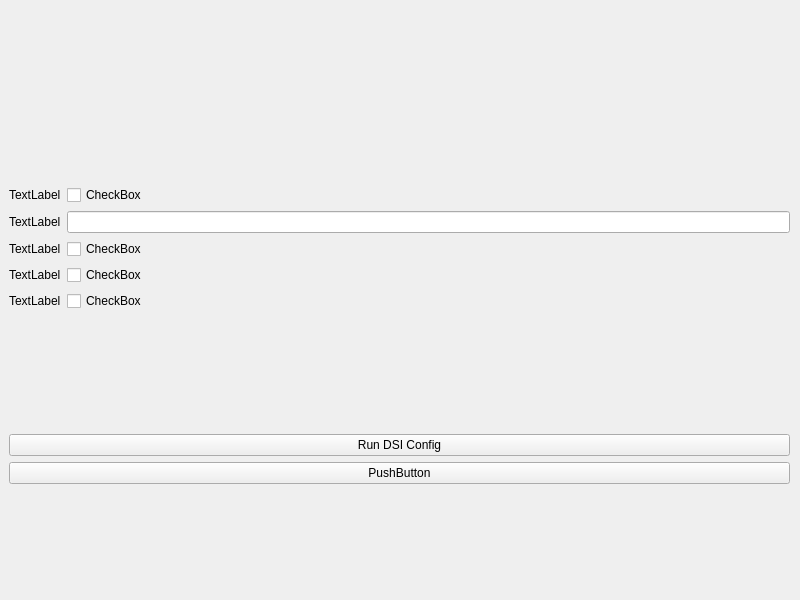
<?xml version="1.0" encoding="UTF-8"?>
<ui version="4.0">
 <class>MainWindow</class>
 <widget class="QMainWindow" name="MainWindow">
  <property name="geometry">
   <rect>
    <x>0</x>
    <y>0</y>
    <width>800</width>
    <height>600</height>
   </rect>
  </property>
  <property name="windowTitle">
   <string>MainWindow</string>
  </property>
  <widget class="QWidget" name="centralwidget">
   <widget class="QWidget" name="gridLayoutWidget">
    <property name="geometry">
     <rect>
      <x>9</x>
      <y>69</y>
      <width>781</width>
      <height>531</height>
     </rect>
    </property>
    <layout class="QGridLayout" name="mainGrid">
     <item row="5" column="0">
      <widget class="QPushButton" name="dsiConfigButton">
       <property name="text">
        <string>Run DSI Config</string>
       </property>
      </widget>
     </item>
     <item row="1" column="0">
      <layout class="QGridLayout" name="optionLayout">
       <item row="1" column="3">
        <widget class="QCheckBox" name="enableURICheck">
         <property name="text">
          <string>CheckBox</string>
         </property>
        </widget>
       </item>
       <item row="4" column="3">
        <widget class="QCheckBox" name="printErrorsCheck">
         <property name="text">
          <string>CheckBox</string>
         </property>
        </widget>
       </item>
       <item row="3" column="1">
        <widget class="QLabel" name="printUpdatesLabel">
         <property name="text">
          <string>TextLabel</string>
         </property>
        </widget>
       </item>
       <item row="2" column="3">
        <widget class="QLineEdit" name="refreshTimeLine"/>
       </item>
       <item row="2" column="1">
        <widget class="QLabel" name="refreshTimeLabel">
         <property name="text">
          <string>TextLabel</string>
         </property>
        </widget>
       </item>
       <item row="1" column="1">
        <widget class="QLabel" name="enableURILabel">
         <property name="text">
          <string>TextLabel</string>
         </property>
        </widget>
       </item>
       <item row="3" column="3">
        <widget class="QCheckBox" name="printUpdatesCheck">
         <property name="text">
          <string>CheckBox</string>
         </property>
        </widget>
       </item>
       <item row="4" column="1">
        <widget class="QLabel" name="printErrorsLabel">
         <property name="text">
          <string>TextLabel</string>
         </property>
        </widget>
       </item>
       <item row="5" column="3">
        <widget class="QCheckBox" name="disableCfgWinCheck">
         <property name="text">
          <string>CheckBox</string>
         </property>
        </widget>
       </item>
       <item row="5" column="1">
        <widget class="QLabel" name="disableCfgWinLabel">
         <property name="text">
          <string>TextLabel</string>
         </property>
        </widget>
       </item>
      </layout>
     </item>
     <item row="0" column="0">
      <spacer name="topSpacer">
       <property name="orientation">
        <enum>Qt::Orientation::Vertical</enum>
       </property>
       <property name="sizeHint" stdset="0">
        <size>
         <width>20</width>
         <height>40</height>
        </size>
       </property>
      </spacer>
     </item>
     <item row="4" column="0">
      <spacer name="midSpacer">
       <property name="orientation">
        <enum>Qt::Orientation::Vertical</enum>
       </property>
       <property name="sizeHint" stdset="0">
        <size>
         <width>20</width>
         <height>40</height>
        </size>
       </property>
      </spacer>
     </item>
     <item row="7" column="0">
      <spacer name="bottomSpacer">
       <property name="orientation">
        <enum>Qt::Orientation::Vertical</enum>
       </property>
       <property name="sizeHint" stdset="0">
        <size>
         <width>20</width>
         <height>13</height>
        </size>
       </property>
      </spacer>
     </item>
     <item row="6" column="0">
      <widget class="QPushButton" name="startDsiButton">
       <property name="text">
        <string>PushButton</string>
       </property>
      </widget>
     </item>
    </layout>
   </widget>
  </widget>
 </widget>
 <resources/>
 <connections/>
</ui>
